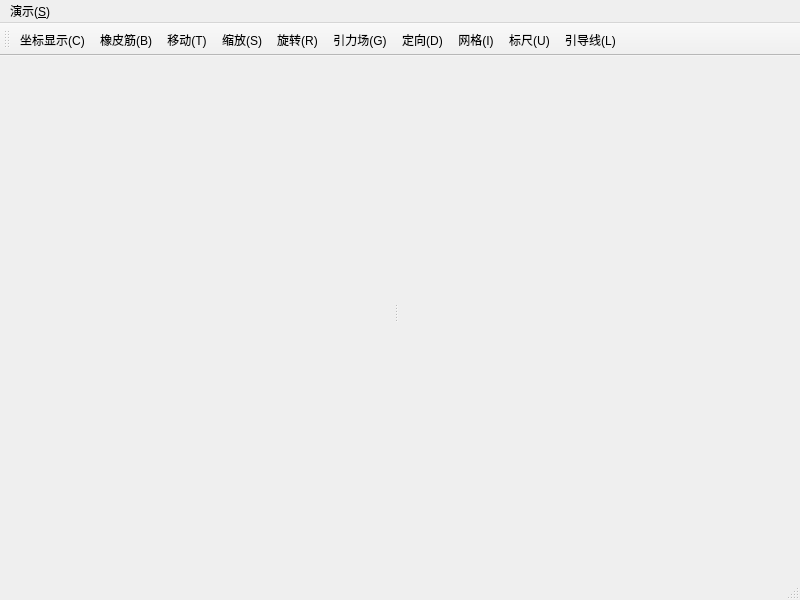
<?xml version="1.0" encoding="UTF-8"?>
<ui version="4.0">
 <class>MainWindow</class>
 <widget class="QMainWindow" name="MainWindow">
  <property name="geometry">
   <rect>
    <x>0</x>
    <y>0</y>
    <width>800</width>
    <height>600</height>
   </rect>
  </property>
  <property name="windowTitle">
   <string>MainWindow</string>
  </property>
  <widget class="QWidget" name="centralwidget">
   <widget class="QSplitter" name="splitter">
    <property name="geometry">
     <rect>
      <x>10</x>
      <y>10</y>
      <width>771</width>
      <height>491</height>
     </rect>
    </property>
    <property name="orientation">
     <enum>Qt::Horizontal</enum>
    </property>
    <widget class="textWidget" name="widget1" native="true"/>
    <widget class="figureWidget" name="widget2" native="true"/>
   </widget>
  </widget>
  <widget class="QMenuBar" name="menubar">
   <property name="geometry">
    <rect>
     <x>0</x>
     <y>0</y>
     <width>800</width>
     <height>27</height>
    </rect>
   </property>
   <widget class="QMenu" name="menu_S">
    <property name="title">
     <string>演示(&amp;S)</string>
    </property>
    <addaction name="action_C"/>
    <addaction name="action_B"/>
    <addaction name="action_T"/>
    <addaction name="action_S"/>
    <addaction name="action_R"/>
    <addaction name="action_G"/>
    <addaction name="action_D"/>
    <addaction name="action_I"/>
    <addaction name="action_U"/>
    <addaction name="action_L"/>
   </widget>
   <addaction name="menu_S"/>
  </widget>
  <widget class="QStatusBar" name="statusbar"/>
  <widget class="QToolBar" name="toolBar">
   <property name="windowTitle">
    <string>toolBar</string>
   </property>
   <attribute name="toolBarArea">
    <enum>TopToolBarArea</enum>
   </attribute>
   <attribute name="toolBarBreak">
    <bool>false</bool>
   </attribute>
   <addaction name="action_C"/>
   <addaction name="action_B"/>
   <addaction name="action_T"/>
   <addaction name="action_S"/>
   <addaction name="action_R"/>
   <addaction name="action_G"/>
   <addaction name="action_D"/>
   <addaction name="action_I"/>
   <addaction name="action_U"/>
   <addaction name="action_L"/>
  </widget>
  <action name="action_C">
   <property name="icon">
    <iconset resource="Resources.qrc">
     <normaloff>:/image/images/show.png</normaloff>:/image/images/show.png</iconset>
   </property>
   <property name="text">
    <string>坐标显示(&amp;C)</string>
   </property>
   <property name="shortcut">
    <string>Ctrl+C</string>
   </property>
  </action>
  <action name="action_B">
   <property name="icon">
    <iconset resource="Resources.qrc">
     <normaloff>:/image/images/rubberband.png</normaloff>:/image/images/rubberband.png</iconset>
   </property>
   <property name="text">
    <string>橡皮筋(&amp;B)</string>
   </property>
   <property name="shortcut">
    <string>Ctrl+B</string>
   </property>
  </action>
  <action name="action_T">
   <property name="icon">
    <iconset resource="Resources.qrc">
     <normaloff>:/image/images/translate.png</normaloff>:/image/images/translate.png</iconset>
   </property>
   <property name="text">
    <string>移动(&amp;T)</string>
   </property>
   <property name="shortcut">
    <string>Ctrl+T</string>
   </property>
  </action>
  <action name="action_S">
   <property name="icon">
    <iconset resource="Resources.qrc">
     <normaloff>:/image/images/scale.png</normaloff>:/image/images/scale.png</iconset>
   </property>
   <property name="text">
    <string>缩放(&amp;S)</string>
   </property>
   <property name="shortcut">
    <string>Ctrl+S</string>
   </property>
  </action>
  <action name="action_R">
   <property name="icon">
    <iconset resource="Resources.qrc">
     <normaloff>:/image/images/rotate.png</normaloff>:/image/images/rotate.png</iconset>
   </property>
   <property name="text">
    <string>旋转(&amp;R)</string>
   </property>
   <property name="shortcut">
    <string>Ctrl+R</string>
   </property>
  </action>
  <action name="action_G">
   <property name="icon">
    <iconset resource="Resources.qrc">
     <normaloff>:/image/images/gravity.png</normaloff>:/image/images/gravity.png</iconset>
   </property>
   <property name="text">
    <string>引力场(&amp;G)</string>
   </property>
   <property name="shortcut">
    <string>Ctrl+G</string>
   </property>
  </action>
  <action name="action_D">
   <property name="icon">
    <iconset resource="Resources.qrc">
     <normaloff>:/image/images/directional.png</normaloff>:/image/images/directional.png</iconset>
   </property>
   <property name="text">
    <string>定向(&amp;D)</string>
   </property>
   <property name="shortcut">
    <string>Ctrl+D</string>
   </property>
  </action>
  <action name="action_I">
   <property name="icon">
    <iconset resource="Resources.qrc">
     <normaloff>:/image/images/grid.png</normaloff>:/image/images/grid.png</iconset>
   </property>
   <property name="text">
    <string>网格(&amp;I)</string>
   </property>
   <property name="shortcut">
    <string>Ctrl+I</string>
   </property>
  </action>
  <action name="action_U">
   <property name="icon">
    <iconset resource="Resources.qrc">
     <normaloff>:/image/images/ruler.png</normaloff>:/image/images/ruler.png</iconset>
   </property>
   <property name="text">
    <string>标尺(&amp;U)</string>
   </property>
   <property name="shortcut">
    <string>Ctrl+U</string>
   </property>
  </action>
  <action name="action_L">
   <property name="icon">
    <iconset resource="Resources.qrc">
     <normaloff>:/image/images/guide.png</normaloff>:/image/images/guide.png</iconset>
   </property>
   <property name="text">
    <string>引导线(&amp;L)</string>
   </property>
   <property name="shortcut">
    <string>Ctrl+L</string>
   </property>
  </action>
 </widget>
 <customwidgets>
  <customwidget>
   <class>textWidget</class>
   <extends>QWidget</extends>
   <header>textwidget.h</header>
   <container>1</container>
  </customwidget>
  <customwidget>
   <class>figureWidget</class>
   <extends>QWidget</extends>
   <header>figurewidget.h</header>
   <container>1</container>
  </customwidget>
 </customwidgets>
 <resources>
  <include location="Resources.qrc"/>
 </resources>
 <connections/>
</ui>
